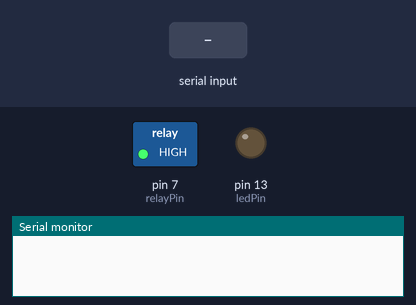
A sketch run on a simulated Arduino Uno, built with avr-gcc and run on an emulated ATmega328P. Shown: switched loads named in the sketch (green lamp = pin HIGH), output pins drawn as LEDs (lit = HIGH), the last lines printed to the serial monitor. The test bench sets the inputs (shaded band).

Above: at 1.2 s.
1.3 s: "d" received over Serial
At 2.1 s:
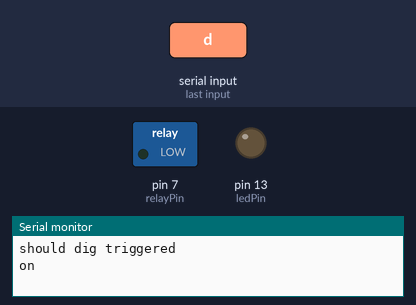
2.8 s: "Stage 1\n" received over Serial
At 2.88 s:
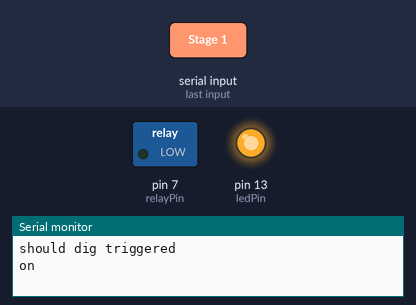
Timing chart, 0 to 32.8 s (numbered marks = the images above; inputs shaded):
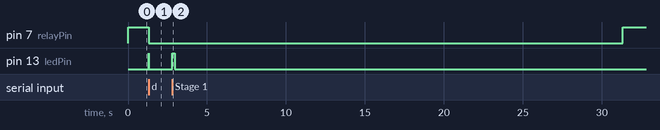

Measured:
- after the input at 1.3 s, pin 7 (relayPin): HIGH → LOW at once; pin 13 (ledPin): LOW → HIGH at once, → LOW 0.02 s later
- after the input at 2.8 s, pin 13 (ledPin): LOW → HIGH at once, → LOW 0.16 s later

The sketch:

tank_drive.ino
```cpp
#include <SoftwareSerial.h>
// #include <Stepper.h>

// Digging setups
const int digPin = 9;
bool isDigging = false; // check if the digging motor is already on
// int stepsPerRevolution = 2048;
// Stepper digStepper (stepsPerRevolution, 4, 6, 5, 7);
// int rpm = 15;
const int relayPin = 7;

const int ledPin = LED_BUILTIN;  // or use a custom pin like 7

SoftwareSerial motorSerial(10, 11); // RX, TX — only TX is used


// heartbeat setup
unsigned long lastCommandTime = 0;
const unsigned long commandTimeout = 500;  // ms

unsigned long lastCommandDigTime = 0;
const unsigned long commandDigTimeout = 30000;  // ms


void setup() {
  Serial.begin(9600);  // Start USB Serial for Serial Monitor
  motorSerial.begin(9600);
  stopMotors(); // ensure motor is not moving at start

  // initialize pins to be output type
  // pinMode(12, OUTPUT); // digging motor

  pinMode(ledPin, OUTPUT); // LED
  digitalWrite(ledPin, LOW); // start off
  digitalWrite(12, HIGH); // dig motor low

  // digStepper.setSpeed(rpm);
  pinMode(relayPin, OUTPUT);
  digitalWrite(relayPin, HIGH); // high is OFF, the way I wired it..?

}

void stopMotors() {
  motorSerial.write(64);  // M1 stop
  motorSerial.write(192);  // M2 stop
}

void loop() {
  // digStepper.step(stepsPerRevolution);
  // delay(500);

  if (Serial.available()) {
    char cmd = Serial.read();
    lastCommandTime = millis(); //reset heartbeat timer

    digitalWrite(ledPin, HIGH);
    delay(20);                  // short blink, non-blocking if you want to risk it
    digitalWrite(ledPin, LOW);

    switch (cmd) {
      case 'f':
        // motor forward logic
        motorSerial.write(127); // M1, Forward
        motorSerial.write(255); // M2, Forward
        break;
      case 'b':
        // motor backward logic
        motorSerial.write(1); // M1, Reverse
        motorSerial.write(128); // M2, Reverse
        break;
      case 'l':
        // left turn logic
        motorSerial.write(1); // M1, Reverse
        motorSerial.write(255); // M2, Forward
        break;
      case 'r':
        // right turn logic
        motorSerial.write(127); // M1, Forward
        motorSerial.write(128); // M2, Reverse
        break;
      case 's':
        stopMotors();
        break;
      case 'd':
        Serial.println("should dig triggered");
        shouldDig();
        break;
      default:
        break;
    }
  }

  //heartbeat not received, kill the motors
  if (millis() - lastCommandTime > commandTimeout) {
    stopMotors();
    // diggingOff();
  }
  if (millis() - lastCommandDigTime > commandDigTimeout) {
    diggingOff();
  }
}

void shouldDig(){
  if(isDigging == false){
    lastCommandDigTime = millis();
    diggingOn();
    // isDigging = true;
    Serial.println("on");
  }
  else{
    diggingOff();
    // isDigging = false;
    Serial.println("off");
  }
}

void diggingOn(){
  // digitalWrite(digPin, HIGH);
  digitalWrite(relayPin, LOW);  // Turn on relay → motor spins
  isDigging = true;
  // delay(2000);
  // Serial.println("confirm dig on");
}

void diggingOff(){
  // digitalWrite(digPin, LOW);
  digitalWrite(relayPin, HIGH);   // Turn off relay → motor stops
  isDigging = false;
   // reset timer
  // Serial.println("confirm dig off");
  // delay(2000);
}

// void loop() {
//   delay(1000);
//   Serial.println("Stage 1");
//   motorSerial.write(127); // M1, Forward
//   motorSerial.write(255); // M2, Forward
//   delay(2000);
//   Serial.println("Stage 2");
//   motorSerial.write(1); // M1, Reverse
//   motorSerial.write(128); // M2, Reverse
//   delay(2000);
//   // Serial.println("Stage 3");
//   // motorSerial.write(127); // M1, Forward
//   // motorSerial.write(128); // M2, Reverse
//   // delay(2000);
//   // Serial.println("Stage 4");
//   // motorSerial.write(1); // M1, Reverse
//   // motorSerial.write(255); // M2, Forward
//   // delay(2000);
//   motorSerial.write('0'); // shutdown both motors
// }
```
